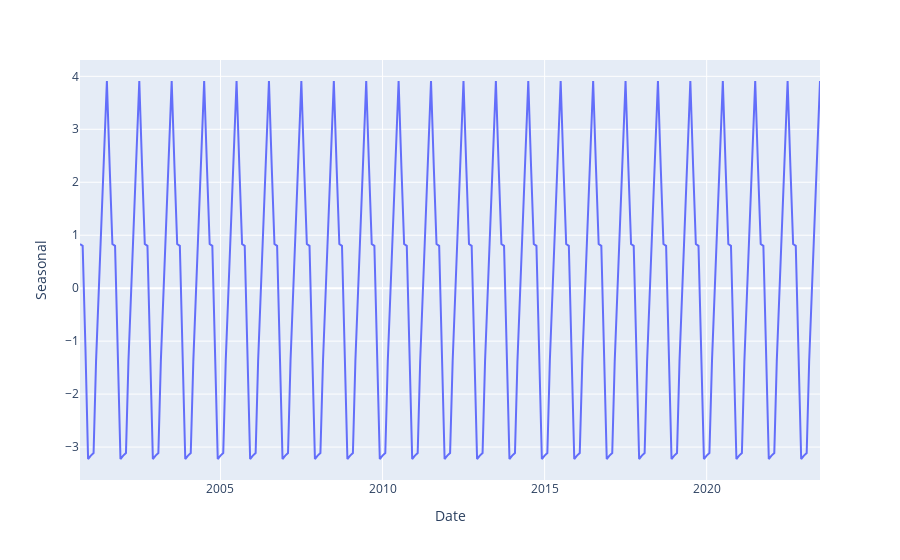

Source (notebook cell):
### Code cell
import pandas as pd
import plotly.express as px
from statsmodels.tsa.seasonal import seasonal_decompose

# Select relevant data, index by Date
data = df[['Date', 'Price']]

# Convert the Date column to a DatetimeIndex with a specified monthly frequency
data['Date'] = pd.to_datetime(data['Date'])
data = data.set_index(['Date'])
data = data.asfreq('MS')

# Fill in missing values using interpolation
data = data.interpolate()

# Decompose the time series data to extract the seasonal component (via statsmodel)
result = seasonal_decompose(data, model='additive')

# Convert the seasonal component to a DataFrame
seasonal_df = pd.DataFrame({'Date': result.seasonal.index, 'Seasonal': result.seasonal.values})

# Plot the seasonal component using plotly
fig = px.line(seasonal_df, x='Date', y='Seasonal')
fig.show()

### Figure 1 — Plotly figure (JSON) as saved in the notebook; plotly's stock layout.template omitted (floating-point values rounded to 4 significant figures; data arrays with more than 128 entries replaced by an {"elided": "..."} marker saying what was removed)
{"data": [{"hovertemplate": "Date=%{x}<br>Seasonal=%{y}<extra></extra>", "legendgroup": "", "line": {"color": "#636efa", "dash": "solid"}, "marker": {"symbol": "circle"}, "mode": "lines", "name": "", "orientation": "v", "showlegend": false, "type": "scatter", "x": {"elided": "275 str values"}, "xaxis": "x", "y": {"elided": "275 float values"}, "yaxis": "y"}], "layout": {"legend": {"tracegroupgap": 0}, "margin": {"t": 60}, "xaxis": {"anchor": "y", "domain": [0, 1], "title": {"text": "Date"}}, "yaxis": {"anchor": "x", "domain": [0, 1], "title": {"text": "Seasonal"}}}}
